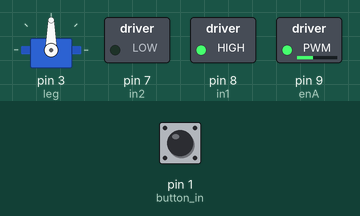
Simulated run of this sketch. Board: Arduino Uno, built with avr-gcc and run on an emulated ATmega328P. On the bench: servo, switched loads named in the sketch (green lamp = pin HIGH). The test bench sets the inputs (shaded band); at power-on: pin 1 (button_in) HIGH.

Above: at 1.2 s.
1.3 s: pin 1 (button_in) pulled LOW for 0.15 s
At 1.7 s:
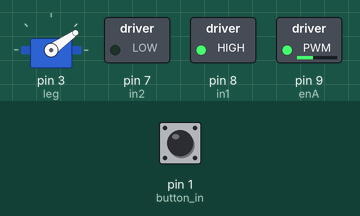
4.2 s: pin 1 (button_in) pulled LOW for 3.2 s
At 5.3 s:
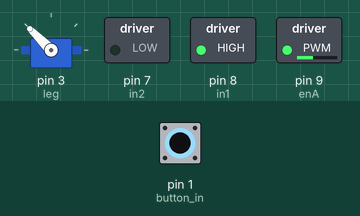
Timing chart, 0 to 9.9 s (numbered marks = the images above; inputs shaded):
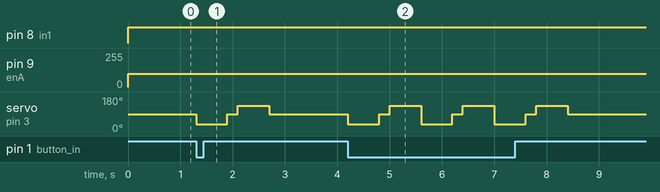

Measured:
- after the input at 1.3 s, servo on pin 3 (leg): 90° → 35° at once, → 90° 0.60 s later, → 135° 0.20 s later, → 90° 0.60 s later
- after the input at 4.2 s, servo on pin 3 (leg): 90° → 35° at once, then repeats every 1.4 s: 90° 0.20 s, 135° 0.60 s, 35° 0.60 s, until it stays 90° from 8.4 s

The sketch:

welcomeday.ino
```cpp
#include <Servo.h>

int enA=9, in1=8, in2=7; // motor gardien
int foot=3; //PWM of the servo foot
int button_in=1; // button
int button_value;
Servo leg;

void setup() {
 pinMode(enA, OUTPUT); // motor
 pinMode(in1, OUTPUT); // driver
 pinMode(in2, OUTPUT); // pins

 leg.attach(3); //servo attached to pin  3

 pinMode(button_in, INPUT_PULLUP);


}

void loop() {

 digitalWrite(in1,HIGH);
 digitalWrite(in2,LOW);
 analogWrite(enA,100);

button_value= digitalRead(button_in);


if ( button_value==LOW){
  leg.write(35);

  delay(600);
  leg.write(90);
  delay(200);
  leg.write(135);
  delay(600);
  leg.write(90);

  }
 else {
  leg.write(90);
  }

}
```
